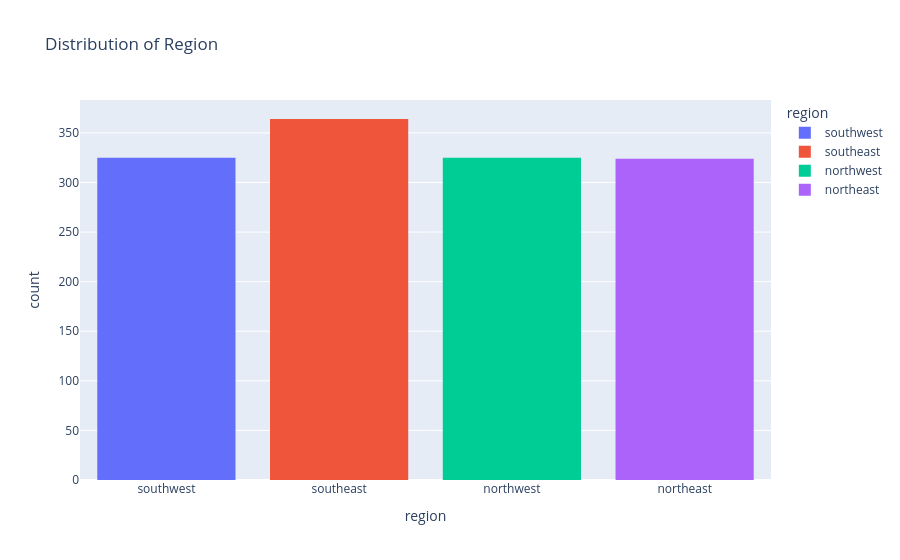

Notebook cell for this chart:
### Code cell
px.histogram(
    data_frame=medical_df,
    x = 'region',
    color='region',
    title='Distribution of Region'
)

### Figure 1 — Plotly figure (JSON) as saved in the notebook; plotly's stock layout.template omitted (floating-point values rounded to 4 significant figures; data arrays with more than 128 entries replaced by an {"elided": "..."} marker saying what was removed)
{"data": [{"bingroup": "x", "hovertemplate": "region=%{x}<br>count=%{y}<extra></extra>", "legendgroup": "southwest", "marker": {"color": "#636efa", "pattern": {"shape": ""}}, "name": "southwest", "orientation": "v", "showlegend": true, "type": "histogram", "x": {"elided": "325 str values"}, "xaxis": "x", "yaxis": "y"}, {"bingroup": "x", "hovertemplate": "region=%{x}<br>count=%{y}<extra></extra>", "legendgroup": "southeast", "marker": {"color": "#EF553B", "pattern": {"shape": ""}}, "name": "southeast", "orientation": "v", "showlegend": true, "type": "histogram", "x": {"elided": "364 str values"}, "xaxis": "x", "yaxis": "y"}, {"bingroup": "x", "hovertemplate": "region=%{x}<br>count=%{y}<extra></extra>", "legendgroup": "northwest", "marker": {"color": "#00cc96", "pattern": {"shape": ""}}, "name": "northwest", "orientation": "v", "showlegend": true, "type": "histogram", "x": {"elided": "325 str values"}, "xaxis": "x", "yaxis": "y"}, {"bingroup": "x", "hovertemplate": "region=%{x}<br>count=%{y}<extra></extra>", "legendgroup": "northeast", "marker": {"color": "#ab63fa", "pattern": {"shape": ""}}, "name": "northeast", "orientation": "v", "showlegend": true, "type": "histogram", "x": {"elided": "324 str values"}, "xaxis": "x", "yaxis": "y"}], "layout": {"barmode": "relative", "legend": {"title": {"text": "region"}, "tracegroupgap": 0}, "title": {"text": "Distribution of Region"}, "xaxis": {"anchor": "y", "categoryarray": ["southwest", "southeast", "northwest", "northeast"], "categoryorder": "array", "domain": [0, 1], "title": {"text": "region"}}, "yaxis": {"anchor": "x", "domain": [0, 1], "title": {"text": "count"}}}}
